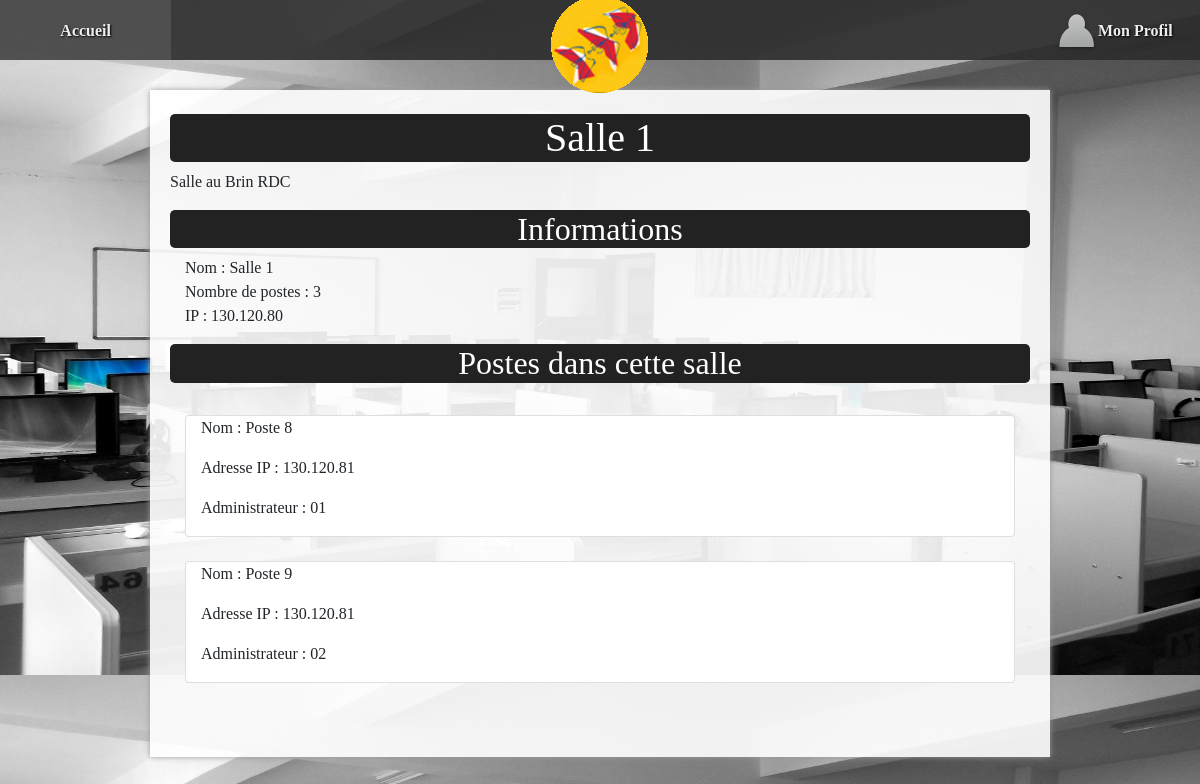
Page /?action=detail&nSalle=s11 (signed in) on the committed database.
### tables this page shows
CREATE TABLE `salle` (
  `nSalle` varchar(7) NOT NULL,
  `nomSalle` varchar(30) DEFAULT NULL,
  `nbPoste` tinyint(2) DEFAULT NULL,
  `indIP` varchar(11) DEFAULT NULL
);

CREATE TABLE `segment` (
  `indIP` varchar(11) NOT NULL,
  `nomSegment` varchar(15) DEFAULT NULL,
  `etage` tinyint(1) DEFAULT NULL,
  `nbSalle` tinyint(2) DEFAULT '0',
  `nbPoste` tinyint(2) DEFAULT '0'
);

CREATE TABLE `poste` (
  `nPoste` varchar(7) NOT NULL,
  `nomPoste` varchar(20) NOT NULL,
  `indIP` varchar(11) DEFAULT NULL,
  `ad` varchar(3) DEFAULT NULL,
  `typePoste` varchar(9) DEFAULT NULL,
  `nSalle` varchar(7) DEFAULT NULL,
  `nbLog` tinyint(2) DEFAULT '0'
);

### controleur/detailSalle.php (called while the page is built, shortened)
<?php
include_once "$racine/modele/bd.salle.inc.php";
$nSalle = $_GET["nSalle"];
$uneSalle = getSalleByNum($nSalle);
$mailU = getMailULoggedOn();
if($uneSalle['nombrePoste'] != 0){
    $unPoste = getPosteBySalle($nSalle);
}
include "$racine/vue/entete.html.php";
include "$racine/vue/vueDetailSalle.php";
include "$racine/vue/pied.html.php";
?>

### index.php (called while the page is built, shortened)
<?php
include "getRacine.php";
if (isset($_GET["action"])){
    $action = $_GET["action"];
}
else{
    $action = "defaut";
}
$fichier = controleurPrincipal($action);
include "$racine/controleur/$fichier";
?>

### modele/bd.salle.inc.php (called while the page is built, shortened)
<?php
function getPosteBySalle($nSalle){
    try {
        $cnx = connexionPDO();
        $req = $cnx->prepare("select * from poste where nSalle = '".$nSalle."'");
        $req->execute();
        $ligne = $req->fetch(PDO::FETCH_ASSOC);
        while ($ligne) {
            $resultat[] = $ligne;
            $ligne = $req->fetch(PDO::FETCH_ASSOC);
        }
    } catch (PDOException $e) {
        print "Erreur !: " . $e->getMessage();
        die();
    }
    return $resultat;
}
function getSalleByNum($nSalle) {
    try {
        $cnx = connexionPDO();
        $req = $cnx->prepare("select *, salle.nbPoste as nombrePoste from salle inner join segment on salle.indIP = segment.indIP where nSalle=:nSalle");
        $req->bindValue(':nSalle', $nSalle, PDO::PARAM_INT);
        $req->execute();
        $ligne = $req->fetch(PDO::FETCH_ASSOC);
    } catch (PDOException $e) {
        print "Erreur !: " . $e->getMessage();
        die();
    }
    return $ligne;
}
?>

### modele/bd.utilisateur.inc.php (called while the page is built, shortened)
<?php
function getUtilisateurByMailU($mailU) {
    $resultat = array();
    try {
        $cnx = connexionPDO1();
        $req = $cnx->prepare("select * from mrbs_users where email=:mailU");
        $req->bindValue(':mailU', $mailU, PDO::PARAM_STR);
        $req->execute();
        $resultat = $req->fetch(PDO::FETCH_ASSOC);
    }
    catch (PDOException $e) {
        print "Erreur !: " . $e->getMessage();
        die();
    }
    return $resultat;
}
?>

### modele/authentification.inc.php (called while the page is built, shortened)
<?php
include_once "bd.utilisateur.inc.php";
function getMailULoggedOn(){
    if (isLoggedOn()){
        $ret = $_SESSION["email"];
    }
    else {
        $ret = "";
    }
    return $ret;
}
function isLoggedOn() {
    $ret = false;
    if (isset($_SESSION["email"])) {
        $util = getUtilisateurByMailU($_SESSION["email"]);
        if ($util["email"] == $_SESSION["email"] && $util["password"] == $_SESSION["password"]
        ) {
            $ret = true;
        }
    }
    return $ret;
}
?>

### vue/vueDetailSalle.php (the view, shortened to what this page needs)
<div class="container">
    <h1><?= $uneSalle['nomSalle']; ?></h1>
    <p id="principal">
        Salle au <?= $uneSalle['nomSegment']; ?>
    </p>
    <h2>
        Informations
    </h2>
    <div class="container">
        <div class="row">
            <div class="col-sm-5">
                <p>
                    Nom : <?= $uneSalle['nomSalle']; ?><br />
                    Nombre de postes : <?= $uneSalle['nombrePoste']; ?><br />
                    IP : <?= $uneSalle['indIP']; ?>
                </p>
            </div>
        </div>
    </div>
    <h2 id="postes">
        Postes dans cette salle
    </h2>
    <?php
        if($uneSalle['nombrePoste'] != 0){
            for ($i = 0; $i < count($unPoste); $i++) { ?>
                <div class="container">
                    <div class="card">
                        <div class="row">
                            <div class="col-md-5">
                                <div class="container">
                                    <p> Nom : <?= $unPoste[$i]["nomPoste"] ?> </p>
                                    <p> Adresse IP : <?= $unPoste[$i]["indIP"] ?> </p>
                                    <p> Administrateur : <?= $unPoste[$i]["ad"] ?> </p>
                                </div>
                            </div>
                        </div>
                    </div>
                </div>
    <?php
            }
        }
    ?>
</div>

### css/base.css (style rules this page uses)
:root { --largeurPage: 900px; --largeurMenuCont : 200px; --margeCalc: calc((100% - var(--largeurPage)) / 2); --margeMenuHaut : 15px; --hauteurMenuGene:60px; --coulA1:#5A7694; --coulA2:#D7E5ED; --coulB1:#566459; --coulB2:#90974A; --coulC:#CDBCA0; --fondC:#fcfbfb; --padding_cote:5px; }
body { font-family: Montserrat !important; color : #333; font-size : 14px; line-height : 1.3; scroll-behavior: smooth; background: url("it-classroom.jpg"); background-size: cover; }

### css/cgu.css (style rules this page uses)
h1,h2,h3,h4 { font-family: Montserrat; background-color : rgba(34,34,34,1); font-weight:bold; border-radius: 5px; text-align: center; color: white; }

### rows in the picture
salle: nomSalle "Salle 1", nbPoste "3"
segment: nomSegment "Brin RDC", indIP "130.120.80"
poste: nomPoste "Poste 8", indIP "130.120.81", ad "01"
poste: nomPoste "Poste 9", indIP "130.120.81", ad "02"
